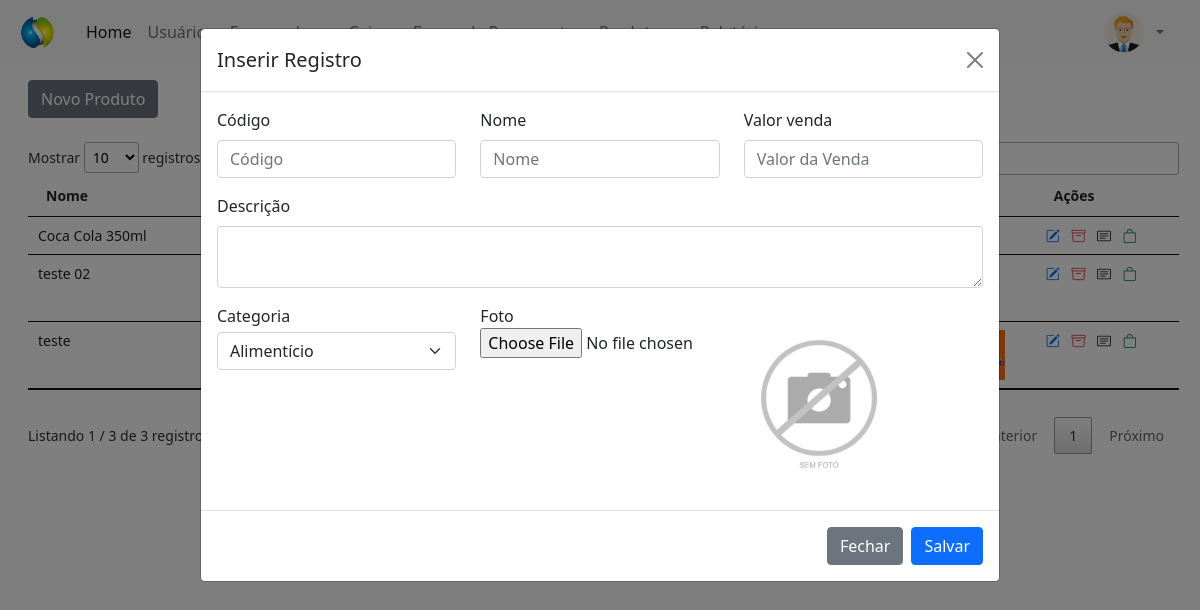
/painel-adm/index.php?pagina=produtos&funcao=novo (signed in), run on an earlier commit of the app's database.
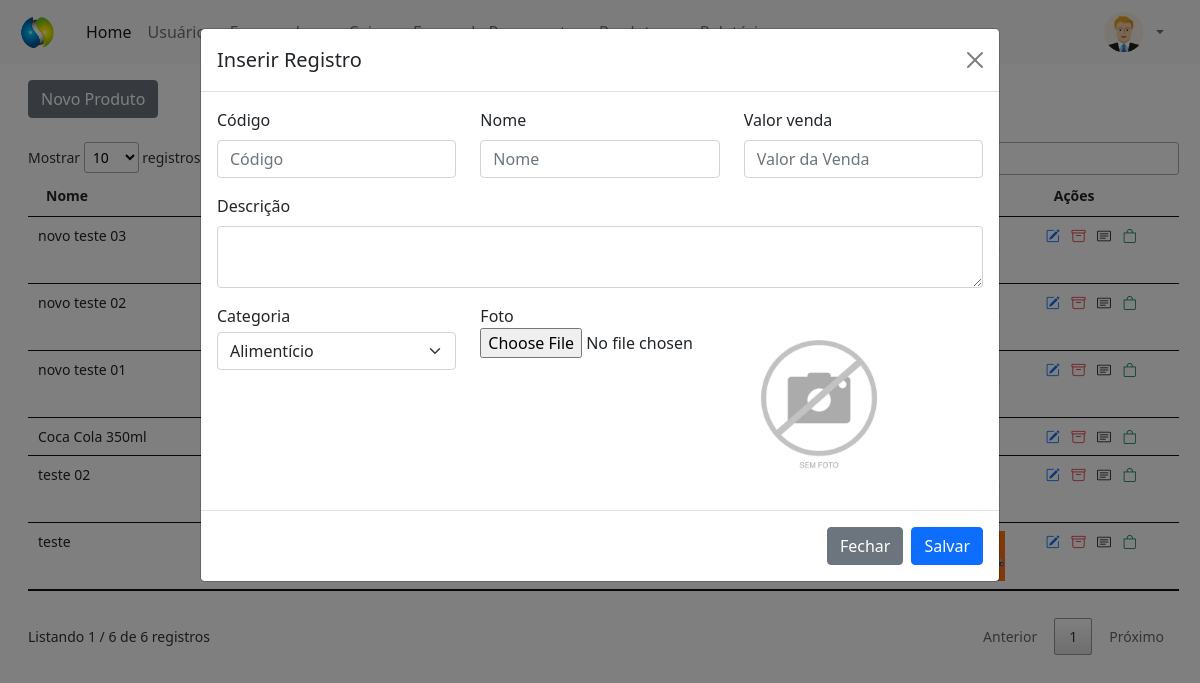
And on a later commit of the database.
### tables this page shows
CREATE TABLE `produtos` (
  `id` int(11) NOT NULL,
  `codigo` varchar(30) NOT NULL,
  `nome` varchar(50) NOT NULL,
  `descricao` varchar(200) NOT NULL,
  `estoque` int(11) NOT NULL,
  `valor_compra` decimal(8,2) NOT NULL,
  `valor_venda` decimal(8,2) NOT NULL,
  `fornecedor` int(11) NOT NULL,
  `categoria` int(11) NOT NULL,
  `foto` varchar(120) DEFAULT NULL
);

### painel-adm/produtos.php (the view, shortened to what the changed rows need)
<?php
$pag = 'produtos';
require_once('../conexao.php');
?>
<div class="mt-4" style="margin-right: 25px">
    <?php
    $query = $pdo->query("SELECT * from produtos order by id desc");
    $res = $query->fetchAll(PDO::FETCH_ASSOC);
    $total_reg = @count($res);
    if ($total_reg > 0) {
    ?>
        <small>
            <table id="usuarios" class="table table-hover my-4" style="width:100%">
                <thead>
                    <tr>
                        <th>Nome</th>
                        <th>Código</th>
                        <th>Estoque</th>
                        <th>Valor Compra</th>
                        <th>Valor Venda</th>
                        <th>Fornecedor</th>
                        <th>Foto</th>
                        <th>Ações</th>
                    </tr>
                </thead>
                <tbody>
                    <?php
                    for ($i = 0; $i < $total_reg; $i++) {
                        $id_cat = $res[$i]['categoria'];
                        $query_2 = $pdo->query("SELECT * from categorias WHERE id = '$id_cat'");
                        $res_2 = $query_2->fetchAll(PDO::FETCH_ASSOC);
                        $nome_cat = $res_2[0]['nome'];
                        $id_fornecedor = $res[$i]['fornecedor'];
                        $query_f = $pdo->query("SELECT * from fornecedores WHERE id = '$id_fornecedor'");
                        $res_f = $query_f->fetchAll(PDO::FETCH_ASSOC);
                        $total_reg_f = @count($res_f);
                        if ($total_reg_f > 0) {
                            $nome_forn = $res_f[0]['nome'];
                            $tel_forn = $res_f[0]['telefone'];
                        } else {
                            $nome_forn = '';
                            $tel_forn = '';
                        }
                    ?>
                        <tr>
                            <td><?php echo $res[$i]['nome'] ?></td>
                            <td><?php echo $res[$i]['codigo'] ?></td>
                            <td><?php echo $res[$i]['estoque'] ?></td>
                            <td>R$ <?php echo number_format($res[$i]['valor_compra'], 2, ',', '.'); ?></td>
                            <td>R$ <?php echo number_format($res[$i]['valor_venda'], 2, ',', '.'); ?></td>
                            <td>
                            </td>
                            <td>
                                <a href="index.php?pagina=<?php echo $pag ?>&funcao=editar&id=<?php echo $res[$i]['id']; ?>" title="Editar Registro" style="text-decoration:none">
                                    <i class="bi bi-pencil-square text-primary me-2"></i>
                                </a>
                                <a href="index.php?pagina=<?php echo $pag ?>&funcao=deletar&id=<?php echo $res[$i]['id']; ?>" title="Excluir Registro" style="text-decoration:none">
                                    <i class="bi bi-archive text-danger me-2"></i>
                                </a>
								<a href="#" onclick="mostrarDados('<?php echo $res[$i]['nome'] ?>', '<?php echo $res[$i]['descricao'] ?>', '<?php echo $res[$i]['foto'] ?>', '<?php echo $nome_cat ?>', '<?php echo $nome_forn ?>', '<?php echo $tel_forn ?>')" title="Ver Descriçao" style="text-decoration: none">
									<i class="bi bi-card-text text-dark me-2"></i>
								</a>
                                <a href="#" onclick="comprarProdutos('<?php echo $res[$i]['id']; ?>')" title="Fazer Pedido" style="text-decoration:none">
                                    <i class="bi bi-bag text-success"></i>
                                </a>
                            </td>
                        </tr>
                    <?php }
                    ?>
                </tbody>
            </table>
        </small>
    <?php } else {
        echo "Não existem dados para serem exibidos!";
    } ?>
</div>

What changed in the data, as far as the page shows it:
added produtos: nome "novo teste 03"
added produtos: nome "novo teste 02"
added produtos: nome "novo teste 01"
Also different on the page:
text written by a page script: "Mostrar registros Listando 1 / 3 de 3 registros Anterior 1 Próximo" → "Mostrar registros Listando 1 / 6 de 6 registros Anterior 1 Próximo"
